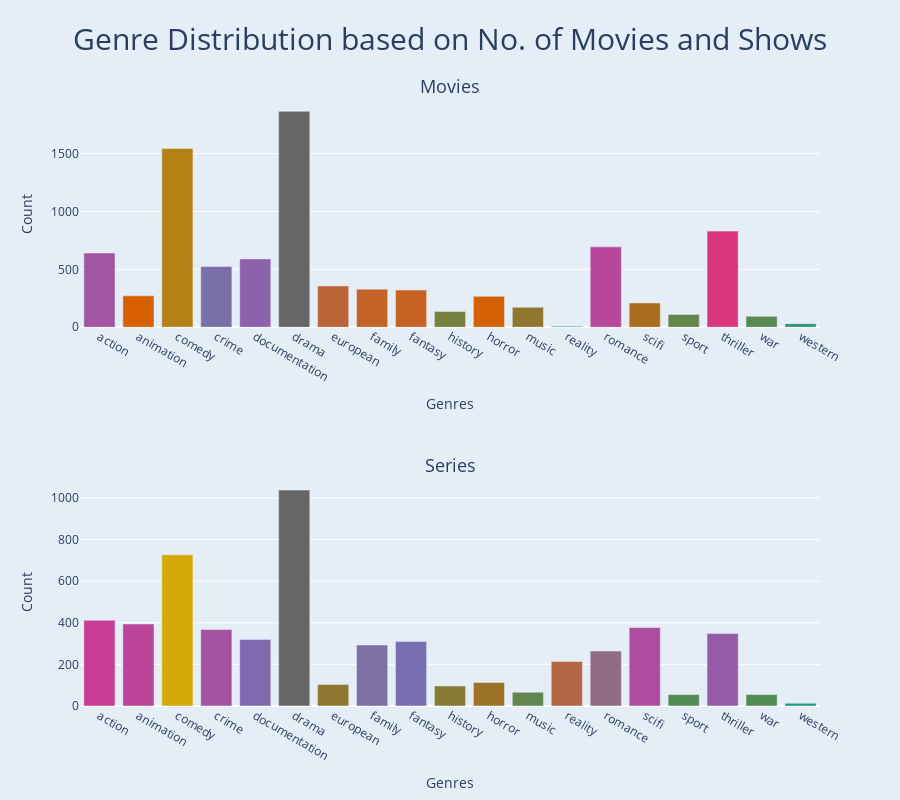

The cell this chart's notebook holds for it:
### Markdown cell above
#### Based on Count

### Code cell
genre_movie_dict = {}

for genre in genres:
    genre_movie_dict[genre] = df.query("type == 'MOVIE'")[genre].sum()

genre_movie_dict = dict(sorted(genre_movie_dict.items(), key=lambda x: x[0]))

genre_series_dict = {}

for genre in genres:
    genre_series_dict[genre] = df.query("type == 'SHOW'")[genre].sum()

genre_series_dict = dict(sorted(genre_series_dict.items(), key=lambda x: x[0]))

fig = sp.make_subplots(
    rows=2,
    cols=1,
    subplot_titles=["Movies", "Series"],
)

genre_movie_count = go.Bar(
    x=list(genre_movie_dict.keys()),
    y=list(genre_movie_dict.values()),
    marker=dict(color=list(genre_movie_dict.values()),
                colorscale=px.colors.qualitative.Dark2),
    name="Movies",
)

genre_series_count = go.Bar(
    x=list(genre_series_dict.keys()),
    y=list(genre_series_dict.values()),
    marker=dict(color=list(genre_series_dict.values()),
                colorscale=px.colors.qualitative.Dark2),
    name="Series",
)

fig.add_trace(genre_movie_count, row=1, col=1)
fig.update_xaxes(title_text="Genres", row=1, col=1)
fig.update_yaxes(title_text="Count", row=1, col=1)

fig.add_trace(genre_series_count, row=2, col=1)
fig.update_xaxes(title_text="Genres", row=2, col=1)
fig.update_yaxes(title_text="Count", row=2, col=1)

fig.update(
    layout_title_text="Genre Distribution based on No. of Movies and Shows",
    layout_title_font_size=30,
    layout_title_x=0.5,
    layout_template="plotly",
    layout_showlegend=False,
    layout_height=800,
    layout_paper_bgcolor='rgb(229, 237, 247)',
    layout_plot_bgcolor='rgb(229, 237, 247)',
)

fig.update_annotations(font_size=18)

fig.show()

### Figure 1 — Plotly figure (JSON) as saved in the notebook; plotly's stock layout.template omitted (floating-point values rounded to 4 significant figures)
{"data": [{"marker": {"color": [641, 271, 1543, 524, 590, 1864, 357, 329, 321, 137, 267, 172, 9, 694, 210, 111, 830, 94, 31], "colorscale": [[0, "rgb(27,158,119)"], [0.1429, "rgb(217,95,2)"], [0.2857, "rgb(117,112,179)"], [0.4286, "rgb(231,41,138)"], [0.5714, "rgb(102,166,30)"], [0.7143, "rgb(230,171,2)"], [0.8571, "rgb(166,118,29)"], [1, "rgb(102,102,102)"]]}, "name": "Movies", "type": "bar", "x": ["action", "animation", "comedy", "crime", "documentation", "drama", "european", "family", "fantasy", "history", "horror", "music", "reality", "romance", "scifi", "sport", "thriller", "war", "western"], "xaxis": "x", "y": [641, 271, 1543, 524, 590, 1864, 357, 329, 321, 137, 267, 172, 9, 694, 210, 111, 830, 94, 31], "yaxis": "y"}, {"marker": {"color": [412, 394, 726, 367, 320, 1037, 103, 293, 310, 96, 113, 66, 214, 264, 377, 55, 348, 55, 13], "colorscale": [[0, "rgb(27,158,119)"], [0.1429, "rgb(217,95,2)"], [0.2857, "rgb(117,112,179)"], [0.4286, "rgb(231,41,138)"], [0.5714, "rgb(102,166,30)"], [0.7143, "rgb(230,171,2)"], [0.8571, "rgb(166,118,29)"], [1, "rgb(102,102,102)"]]}, "name": "Series", "type": "bar", "x": ["action", "animation", "comedy", "crime", "documentation", "drama", "european", "family", "fantasy", "history", "horror", "music", "reality", "romance", "scifi", "sport", "thriller", "war", "western"], "xaxis": "x2", "y": [412, 394, 726, 367, 320, 1037, 103, 293, 310, 96, 113, 66, 214, 264, 377, 55, 348, 55, 13], "yaxis": "y2"}], "layout": {"annotations": [{"font": {"size": 18}, "showarrow": false, "text": "Movies", "x": 0.5, "xanchor": "center", "xref": "paper", "y": 1, "yanchor": "bottom", "yref": "paper"}, {"font": {"size": 18}, "showarrow": false, "text": "Series", "x": 0.5, "xanchor": "center", "xref": "paper", "y": 0.375, "yanchor": "bottom", "yref": "paper"}], "height": 800, "paper_bgcolor": "rgb(229, 237, 247)", "plot_bgcolor": "rgb(229, 237, 247)", "showlegend": false, "title": {"font": {"size": 30}, "text": "Genre Distribution based on No. of Movies and Shows", "x": 0.5}, "xaxis": {"anchor": "y", "domain": [0, 1], "title": {"text": "Genres"}}, "xaxis2": {"anchor": "y2", "domain": [0, 1], "title": {"text": "Genres"}}, "yaxis": {"anchor": "x", "domain": [0.625, 1], "title": {"text": "Count"}}, "yaxis2": {"anchor": "x2", "domain": [0, 0.375], "title": {"text": "Count"}}}}
